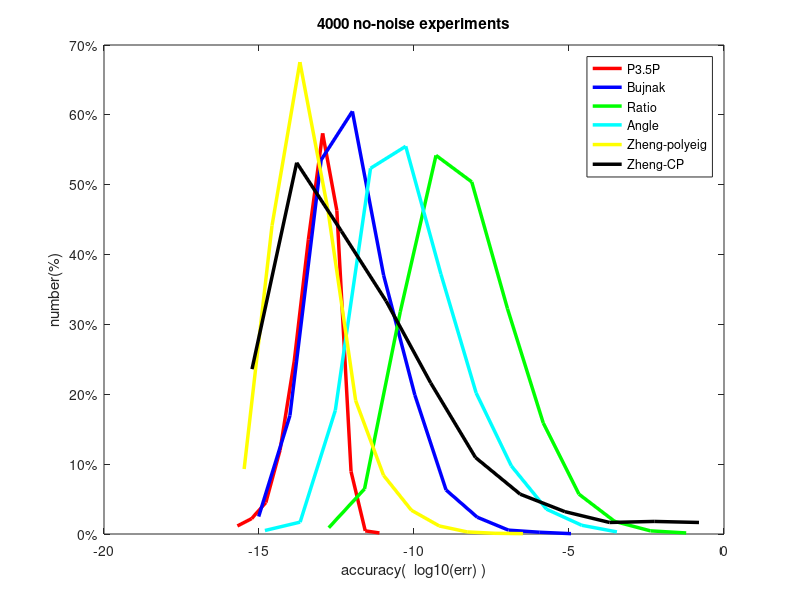

Write the MATLAB code that produced this figure.
data=load('no_noise.txt');
num=11;
[h1,b1]=hist(log10(data(:,1)),num);
[h2,b2]=hist(log10(data(:,2)),num);
[h3,b3]=hist(log10(data(:,3)),num);
[h4,b4]=hist(log10(data(:,4)),num);
[h5,b5]=hist(log10(data(:,5)),num);
[h6,b6]=hist(log10(data(:,6)),num);
h1=h1./sum(h1);
h2=h2./sum(h2);
h3=h3./sum(h3);
h4=h4./sum(h4);
h5=h5./sum(h5);
h6=h6./sum(h6);


figure('color','w','position',[100 100 360 320]);
hold all;
box on;

wide=2.5;
plot(b1,h1,'r-','linewidth',wide);hold on;
plot(b2,h2,'b-','linewidth',wide);hold on;
plot(b3,h3,'g-','linewidth',wide);hold on;
plot(b4,h4,'c-','linewidth',wide);hold on;
plot(b5,h5,'y-','linewidth',wide);hold on;
plot(b6,h6,'k-','linewidth',wide);hold on;

legend('P3.5P','Bujnak','Ratio','Angle','Zheng-polyeig','Zheng-CP');
title('4000 no-noise experiments');
ylabel('number(%)');
xlabel('accuracy(  log10(err) )');


yticklabel={};
for ii=0:10:100
    yticklabel=[yticklabel,sprintf('%d%%',ii)];
end
set(gca,'yticklabel',yticklabel);